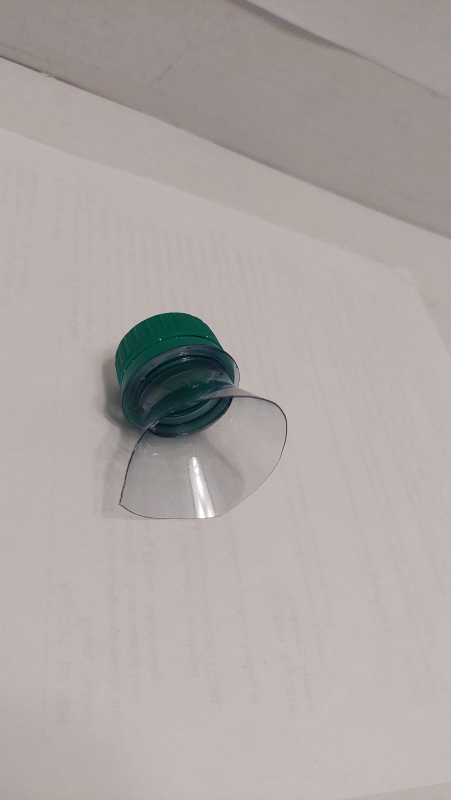
#> input picture training_image/bottle/WhatsApp Image 2025-03-30 at 03.05.14 (1).jpeg, 901 x 1600 px (shown at 1/2 size)
$ python -i USBCamera.py   (imports and definitions only)
#> lines starting #> are read from the running program, lines starting #| are printed output that depends on the picture; after the words box and inside, x2 and y2 are one past the last pixel; in counts of white or black regions, pixels touching at a corner belong together
#> further down, picture is the input picture: shape (1600, 901, 3); mean B, G, R 164.5, 166.6, 173.8
import cv2
import threading
import time
from queue import Queue

class USBCamera:
    def __init__(self, camera_index=2):
        """Initialize the camera with a specified camera index"""
        self.camera_index = camera_index
        self.cap = cv2.VideoCapture(self.camera_index, cv2.CAP_DSHOW)  # Use DirectShow backend
        # Set camera properties
        self.cap.set(cv2.CAP_PROP_FRAME_WIDTH, 640)
        self.cap.set(cv2.CAP_PROP_FRAME_HEIGHT, 480)
        self.cap.set(cv2.CAP_PROP_FPS, 30)
        self.running = False
        self.frame = None
        self.frame_lock = threading.Lock()
        self.save_queue = Queue()

        if not self.cap.isOpened():
            raise Exception(f"Failed to open USB camera (index {self.camera_index})")

    # [49 lines left out: functions start, _capture_loop, _save_loop, save_current_frame, not called in this run]

    def request_save(self, filename='capture.jpg'):
        """Request to save the current frame from an external call"""
        self.save_queue.put(filename)

    def detect_and_draw_objects(self, frame):
        """Detect objects in the frame and draw bounding boxes"""
        gray = cv2.cvtColor(frame, cv2.COLOR_BGR2GRAY)
        edges = cv2.Canny(gray, 100, 200)
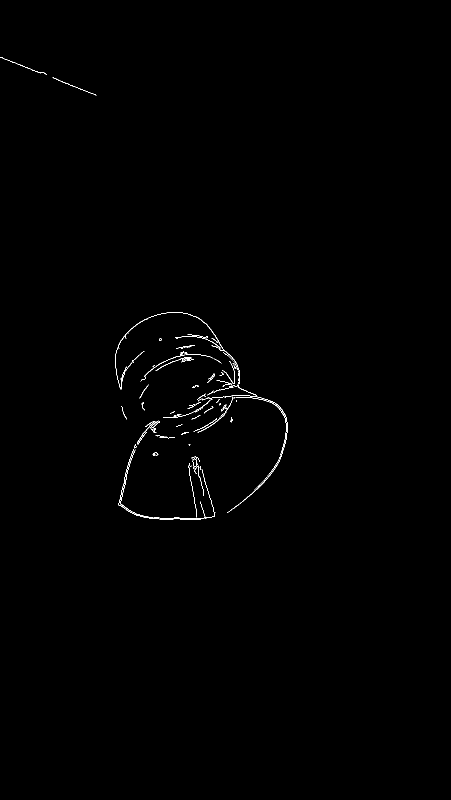
#> edges: shape (1600, 901) (shown at 1/2 size); 0.34% white in thin lines or dots, all inside (x1, y1, x2, y2) = (0, 114, 575, 1039)
        contours, _ = cv2.findContours(edges, cv2.RETR_EXTERNAL, cv2.CHAIN_APPROX_SIMPLE)
#> contours = 103 contours, 92 with area under 20; largest, box (x1, y1, x2, y2) and area: (237, 897, 306, 1036) 294, (450, 791, 575, 1026) 196, (230, 625, 480, 779) 124, (241, 733, 253, 779) 48, (395, 793, 466, 865) 42
        for contour in contours:
            x, y, w, h = cv2.boundingRect(contour)
            cv2.rectangle(frame, (x, y), (x + w, y + h), (0, 255, 0), 2)
#> this loop made 103 passes
#> (x, y, w, h) on passes 3, 5, 6, 8, 9, 11, 12, 13, 14, 15, 18, 19: (400, 1003, 11, 30), (298, 939, 133, 100), (389, 936, 1, 1), (400, 932, 2, 8), (389, 931, 19, 61), (395, 927, 1, 1), (376, 926, 18, 109), (383, 913, 16, 21), (305, 905, 12, 7), (237, 897, 69, 139), (268, 888, 6, 8), (311, 870, 39, 7)
#> (contour, x, y, w, h) on passes 1, 2, 4, 7, 10, 16: ([[410, 1037], [412, 1037]], 410, 1037, 3, 1), ([[348, 1035], [358, 1035]], 348, 1035, 11, 1), ([[534, 953], [529, 958]], 529, 953, 6, 6), ([[387, 934], [387, 937], [387, 935], [388, 934]], 387, 934, 2, 4), ([[382, 931], [380, 933], [381, 933], [382, 932]], 380, 931, 3, 3), ([[378, 891], [379, 891]], 378, 891, 2, 1)
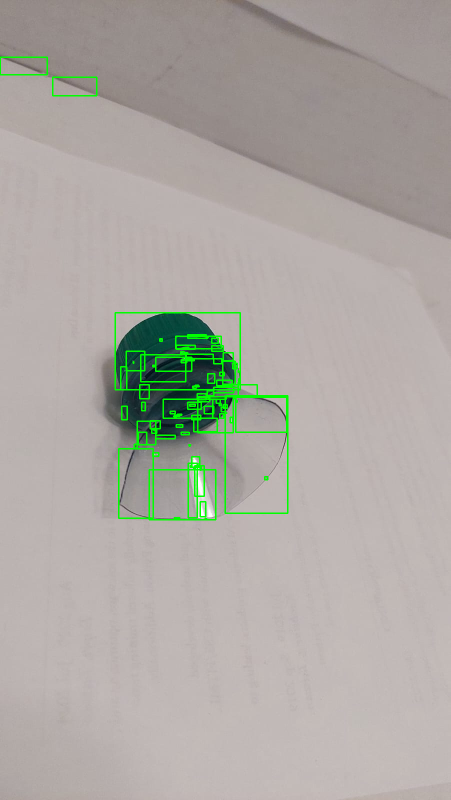
#> frame: shape (1600, 901, 3) (shown at 1/2 size); 1.62% of pixels changed, all inside (x1, y1, x2, y2) = (0, 113, 577, 1041)
        return frame

    # [14 lines left out: functions get_current_frame, stop, not called in this run]

# [17 lines not run here, left out]

>>> import cv2
>>> picture = cv2.imread('training_image/bottle/WhatsApp Image 2025-03-30 at 03.05.14 (1).jpeg')
>>> result = USBCamera().detect_and_draw_objects(picture)
